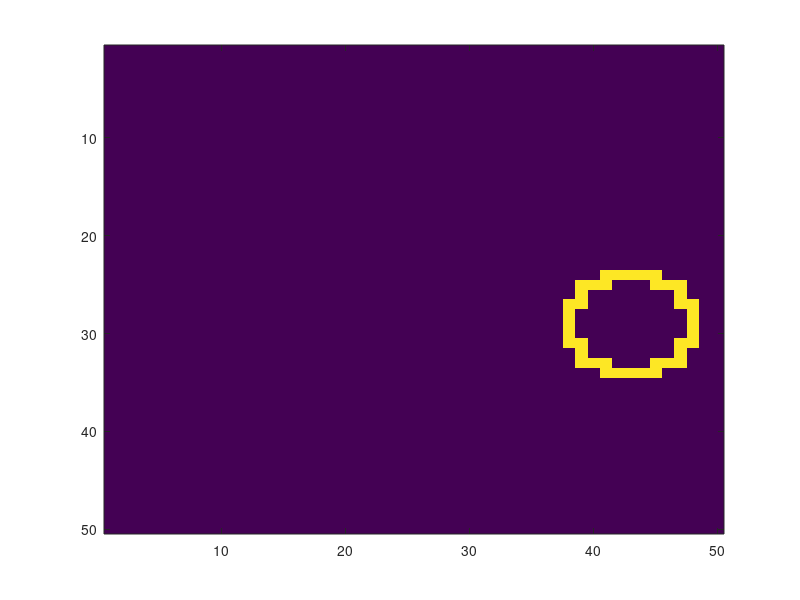

This chart was generated by the following MATLAB code: (Note: this script raises an error after producing the figure.)
%Ανάλυση εικόνων χρησιμοποιώντας μηχανήματα γραμμικής υποστήριξης φορέα
%{
Αυτό το παράδειγμα δείχνει πώς να προσδιορίσουμε ποιο τεταρτημόριο μιας εικόνας καταλαμβάνει ένα σχήμα εκπαιδεύοντας ένα μοντέλο κωδικών 
εξόδου διόρθωσης σφαλμάτων (ECOC) που αποτελείται από γραμμικούς δυαδικούς μαθητές SVM. 
Αυτό το παράδειγμα απεικονίζει επίσης την κατανάλωση χώρου στο δίσκο των μοντέλων ECOC που αποθηκεύουν διανύσματα υποστήριξης,
τις ετικέτες τους και τους εκτιμώμενους συντελεστές.
%}

%Δημιουργία του συνόλου δεδομένων
%{
Τυχαία τοποθέτηση ενός κύκλου με ακτίνα πέντε σε μια εικόνα 50 προς 50. Δημιουργία 5000 εικόνών. Δημιουργία μιας ετικέτας για κάθε εικόνα που δείχνει το τεταρτημόριο που καταλαμβάνει ο κύκλος.
Το τεταρτημόριο 1 βρίσκεται επάνω δεξιά, το τεταρτημόριο 2 βρίσκεται επάνω αριστερά, το τεταρτημόριο 3 βρίσκεται κάτω αριστερά και το τεταρτημόριο 4 είναι κάτω δεξιά.
Οι προβλέψεις είναι οι εντάσεις κάθε εικονοστοιχείου.
%}
d = 50;  % Ύψος και πλάτος των εικόνων σε pixel
n = 5e4; % Το μέγεθος του δείγματος

X = zeros(n,d^2); % Προκατανομή προμετρίας
Y = zeros(n,1);   % Προκατανομή ετικετών
theta = 0:(1/d):(2*pi);
r = 5;            % Ακτίνα κύκλου
rng(1);           % Για αναπαραγωγιμότητα

for j = 1:n
    figmat = zeros(d);                       % Κενή εικόνα
    c = datasample((r + 1):(d - r - 1),2);   % Κέντρο τυχαίων κύκλων
    x = r*cos(theta) + c(1);                 % Κάνουμε τον κύκλο
    y = r*sin(theta) + c(2);
    idx = sub2ind([d d],round(y),round(x));  % Μετατροπή σε γραμμική ευρετηρίαση
    figmat(idx) = 1;                         % Σχεδιάζουμε τον κύκλο
    X(j,:) = figmat(:);                % Αποθήκευουμε τα δεδομένα
    Y(j) = (c(2) >= floor(d/2)) + 2*(c(2) < floor(d/2)) + ...
        (c(1) < floor(d/2)) + ...
        2*((c(1) >= floor(d/2)) & (c(2) < floor(d/2))); % Προσδιορίζουμε το τεταρτημόριο
end

%Σχεδιάζουμε μια παρατήρηση.
figure;
imagesc(figmat);
h = gca;
h.YDir = 'normal';
title(sprintf('Quadrant %d',Y(end)));

%Εκπαιδεύουμε το ECOC μοντέλο
%Χρησιμοποιούμε ένα δείγμα αναμονής 25% και καθορίζουμε τους δείκτες προπόνησης και δείγματος.
p = 0.25;
CVP = cvpartition(Y,'Holdout',p); % Κατάτμηση δεδομένων πολλαπλής επικύρωσης
isIdx = training(CVP);            % Δείκτες δείγματος εκπαίδευσης
oosIdx = test(CVP);               % Δείκτες δείγματος δοκιμής
%{
Δημιουργούμε ένα πρότυπο SVM που καθορίζει την αποθήκευση των διανυσμάτων υποστήριξης των δυαδικών μαθητών. 
Διαβάζουμε και τα δεδομένα εκπαίδευσης στο fitcecoc για να εκπαιδεύσουμε το μοντέλο.
Προσδιορίζουμε το σφάλμα ταξινόμησης δείγματος εκπαίδευσης.
%}
t = templateSVM('SaveSupportVectors',true);
MdlSV = fitcecoc(X(isIdx,:),Y(isIdx),'Learners',t);
isLoss = resubLoss(MdlSV);

%{
Το MdlSV είναι ένα εκπαιδευμένο μοντέλο ClassificationECOC multiclass. 
Αποθηκεύει τα δεδομένα εκπαίδευσης και τα διανύσματα υποστήριξης κάθε δυαδικού μαθητή.
Για μεγάλα σύνολα δεδομένων, όπως αυτά στην ανάλυση εικόνας, το μοντέλο μπορεί να καταναλώνει πολλή μνήμη.
%}
%Προσδιορίζουμε την ποσότητα χώρου στο δίσκο που καταναλώνει το μοντέλο ECOC.
infoMdlSV = whos('MdlSV');
mbMdlSV = infoMdlSV.bytes/1.049e6;

%Βελτιώνουμε την απόδοση του μοντέλου
%{
Μπορούμε να αξιολογήσουμε την απόδοση εκτός δείγματος. Μπορούμε επίσης να αξιολογήσουμε εάν το μοντέλο ήταν υπερβολικό με ένα συμπαγές μοντέλο
που δεν περιέχει τα διανύσματα υποστήριξης, τις σχετικές παραμέτρους τους και τα δεδομένα εκπαίδευσης.
%}

%Απορρίπτουμε τους φορείς υποστήριξης και τις σχετικές παραμέτρους από το εκπαιδευμένο μοντέλο ECOC. Στη συνέχεια, απορρίπτουμε τα δεδομένα εκπαίδευσης από το μοντέλο που προκύπτει χρησιμοποιώντας το compact.
Mdl = discardSupportVectors(MdlSV);
CMdl = compact(Mdl);
info = whos('Mdl','CMdl');
[bytesCMdl,bytesMdl] = info.bytes;
memReduction = 1 - [bytesMdl bytesCMdl]/infoMdlSV.bytes;

%{
Σε αυτήν την περίπτωση, η απόρριψη των διανυσμάτων υποστήριξης μειώνει την κατανάλωση μνήμης κατά περίπου 3%. Η συμπύκνωση και η απόρριψη διανυσμάτων υποστήριξης μειώνει το μέγεθος κατά περίπου 99,99%.

Ένας εναλλακτικός τρόπος διαχείρισης διανυσμάτων υποστήριξης είναι να μειωθεί ο αριθμός τους κατά τη διάρκεια της προπόνησης, καθορίζοντας έναν μεγαλύτερο περιορισμό κουτιού, όπως το 100.
Αν και τα μοντέλα SVM που χρησιμοποιούν λιγότερα διανύσματα υποστήριξης είναι πιο επιθυμητά και καταναλώνουν λιγότερη μνήμη, αυξάνοντας την τιμή του περιορισμού κουτιού τείνει να αυξήσει τον χρόνο προπόνησης.
%}

%Κατάργηση του MdlSV και του Mdl από τον χώρο εργασίας.
clear Mdl MdlSV;

%Υπολογίζουμε το σφάλμα ταξινόμησης του δείγματος αναμονής. 
%Σχεδιάζουμε ένα δείγμα των προβλέψεων αναμονής.
oosLoss = loss(CMdl,X(oosIdx,:),Y(oosIdx));
yHat = predict(CMdl,X(oosIdx,:));
nVec = 1:size(X,1);
oosIdx = nVec(oosIdx);

figure;
for j = 1:9
    subplot(3,3,j)
    imagesc(reshape(X(oosIdx(j),:),[d d]));
    h = gca;
    h.YDir = 'normal';
    title(sprintf('Quadrant: %d',yHat(j)))
end
text(-1.33*d,4.5*d + 1,'Predictions','FontSize',17)

%Το μοντέλο δεν κατατάσσει εσφαλμένα παρατηρήσεις δείγματος αναμονής